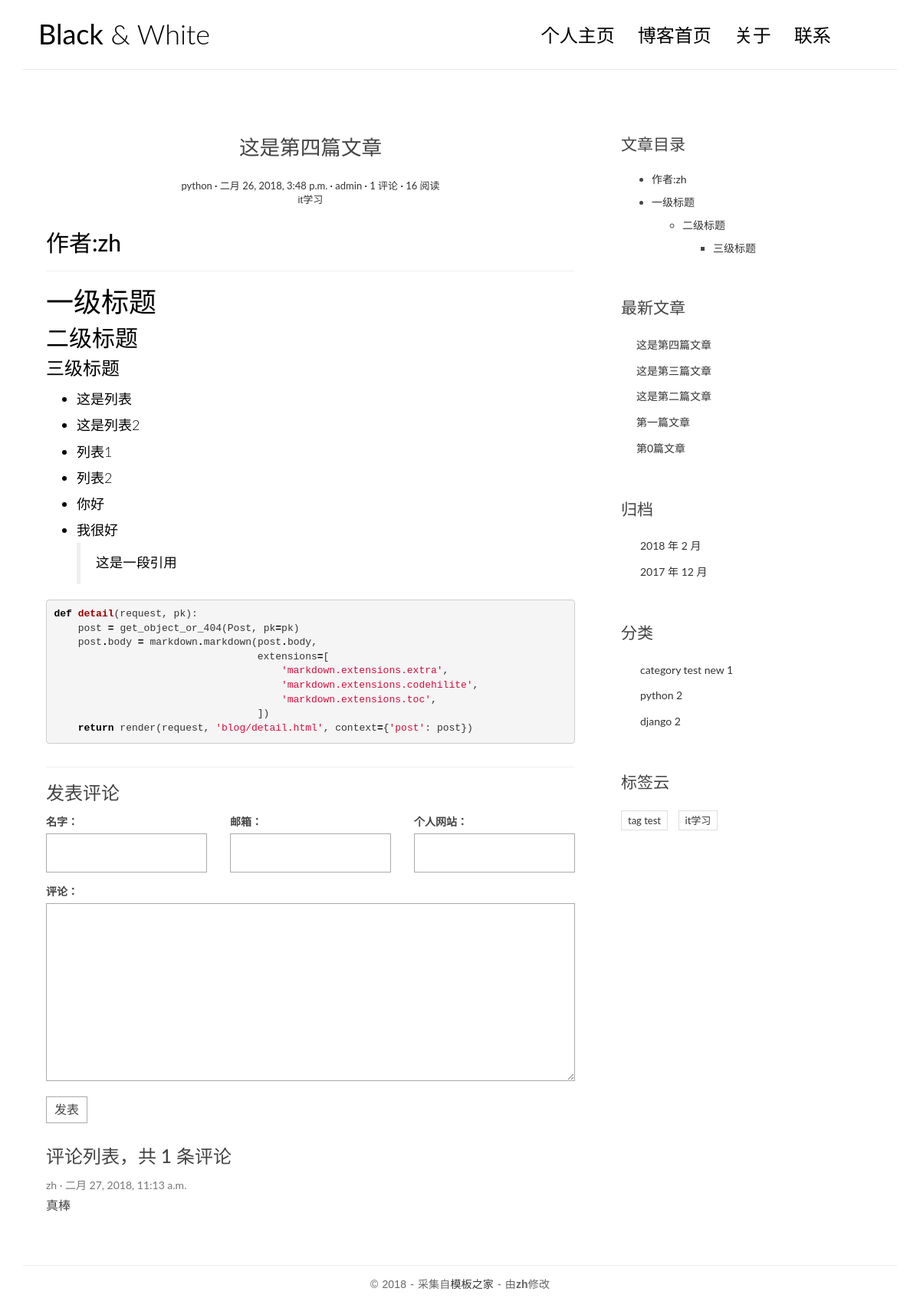
/post/5/, run on the app's committed database.
### blog/models.py (models this page shows, shortened)
class Post(models.Model):
    title = models.CharField(max_length=70)
    body = models.TextField()
    created_time = models.DateTimeField()
    modified_time = models.DateTimeField()
    excerpt = models.CharField(max_length=200, blank=True)#文章摘要
    category = models.ForeignKey(Category)
    tags = models.ManyToManyField(Tag, blank=True)
    author = models.ForeignKey(User)
    views = models.PositiveIntegerField(default=0)
    class Meta:
        ordering = ['-created_time']
    def increase_views(self):
        self.views += 1
        self.save(update_fields=['views'])
    def save(self, *args, **kwargs):
        if not self.excerpt:
            md = markdown.Markdown(extensions=[
                'markdown.extensions.extra',
                'markdown.extensions.codehilite',
            ])
            self.excerpt = strip_tags(md.convert(self.body))[:50]
        super(Post, self).save(*args, **kwargs)

class Category(models.Model):
    name = models.CharField(max_length=100)

class Tag(models.Model):
    name = models.CharField(max_length=100)

### comments/models.py (models this page shows, shortened)
class Comment(models.Model):
    name = models.CharField(max_length=20)
    email = models.EmailField(max_length=200)
    url = models.URLField(blank=True)
    text = models.TextField()
    created_time = models.DateTimeField(auto_now_add=True)
    post = models.ForeignKey('blog.Post')

### blog/views.py (the view)
# urls.py: url(r'^post/(?P<pk>[0-9]+)/$', views.PostDetailView.as_view(), name='detail'),
class PostDetailView(DetailView):
    model = Post
    template_name = 'blog/detail.html'
    context_object_name = 'post'
    def get(self, request, *args, **kwargs):
        response = super(PostDetailView, self).get(request, *args, **kwargs)
        self.object.increase_views()
        return response
    def get_object(self, queryset=None):
        post = super(PostDetailView, self).get_object(queryset=None)
        md = markdown.Markdown(extensions=[
                                          'markdown.extensions.extra',
                                          'markdown.extensions.codehilite',
                                          TocExtension(slugify=slugify),
                                      ])
        post.body = md.convert(post.body)
        post.toc = md.toc
        return post
    def get_context_data(self, **kwargs):
        context= super(PostDetailView, self).get_context_data(**kwargs)
        form = CommentForm()
        comment_list = self.object.comment_set.all()
        context.update({
            'form': form,
            'comment_list': comment_list,
        })
        return context

### comments/forms.py
class CommentForm(forms.ModelForm):
    class Meta:
        model = Comment
        fields = ['name', 'email', 'url', 'text']

### blog/templatetags/blog_tags.py (called while the page is built)
@register.simple_tag
def get_recent_posts(num=5):
    return Post.objects.all()[:num]

@register.simple_tag
def archives():
    return Post.objects.dates('created_time', 'month', order='DESC')

@register.simple_tag
def get_categories():
    return Category.objects.all()

@register.simple_tag
def get_tags():
    return Tag.objects.all()

### templates/blog/detail.html (shortened to what this page needs)
{% extends "base.html" %}
{% block main %}
    <article class="post post-{{ post.pk }}">
        <header class="entry-header">
            <h1 class="entry-title">{{ post.title }}</h1>
            <div class="entry-meta">
                <span class="post-category"><a href="{% url 'blog:category' post.category.pk %}">{{ post.category.name }}</a></span>
                <span class="post-date"><a href="{% url 'blog:archives' post.created_time.year post.created_time.month %}"><time class="entry-date"
                                                          datetime="{{ post.created_time }}">{{ post.created_time }}</time></a></span>
                <span class="post-author"><a href="#">{{ post.author }}</a></span>
                <span class="comments-link"><a href="{% url 'comments:post_comment' post.pk %}">{{ post.comment_set.count }} 评论</a></span>
                <span class="views-count"><a href="{% url 'blog:detail' post.pk %}">{{ post.views }} 阅读</a></span>
                <p class="post-tag">
                    {% for tag in post.tags.all %}
                    <span><a href="{% url 'blog:tag' tag.pk %}">{{ tag.name }}</a></span>
                    {% endfor %}
                </p>
            </div>
        </header>
        <div class="entry-content clearfix">
            {{ post.body|safe }}
        </div>
    </article>
    <section class="comment-area" id="comment-area">
        <hr>
        <h3>发表评论</h3>
        <form action="{% url 'comments:post_comment' post.pk %}" method="post" class="comment-form">
            <div class="row">
                <div class="col-md-4">
                    <label for="{{ form.name.id_for_label }}">名字：</label>
                    {{ form.name }}
                </div>
                <div class="col-md-4">
                    <label for="{{ form.email.id_for_label }}">邮箱：</label>
                    {{ form.email }}
                </div>
                <div class="col-md-4">
                    <label for="{{ form.url.id_for_label }}">个人网站：</label>
                    {{ form.url }}
                </div>
                <div class="col-md-12">
                    <label for="{{ form.text.id_for_label }}">评论：</label>
                    {{ form.text }}
                    <button type="submit" class="comment-btn">发表</button>
                </div>
            </div>
        </form>
        <div class="comment-list-panel">
            <h3>评论列表，共 <span>{{ post.comment_set.count }}</span> 条评论</h3>
            <ul class="comment-list list-unstyled">
                {% for comment in comment_list %}
                <li class="comment-item">
                    <span class="nickname">{{ comment.name }}</span>
                    <time class="submit-date">{{ comment.created_time }}</time>
                    <div class="text">
                        {{ comment.text }}
                    </div>
                </li>
                {% empty %}
                暂无评论
                {% endfor %}
            </ul>
        </div>
    </section>
{% endblock %}
{% block toc %}
    <div class="widget widget-content">
        <h3 class="widget-title">文章目录</h3>
        {{ post.toc|safe }}
    </div>
{% endblock %}

### templates/base.html (shortened to what this page needs)
{% load staticfiles %}
{% load blog_tags %}
<!DOCTYPE html>
<html>
<head>
    <link rel="stylesheet" href="{% static 'blog/css/bootstrap.min.css' %}">
    <link rel="stylesheet" href="http://code.ionicframework.com/ionicons/2.0.1/css/ionicons.min.css">
    <link rel="stylesheet" href="{% static 'blog/css/pace.css' %}">
    <link rel="stylesheet" href="{% static 'blog/css/custom.css' %}">
    <link rel="stylesheet" href="{% static 'blog/css/highlights/github.css' %}">
</head>
<body>
<div class="container">
    <header id="site-header">
        <div class="row">
            <div class="col-md-4 col-sm-5 col-xs-8">
                <div class="logo">
                    <h1><a href="{% url 'blog:index' %}"><b>Black</b> &amp; White</a></h1>
                </div>
            </div>
            <div class="col-md-8 col-sm-7 col-xs-4">
                <nav class="main-nav" role="navigation">
                    <div class="collapse navbar-collapse" id="bs-example-navbar-collapse-1">
                        <ul class="nav navbar-nav navbar-right">
                            <li class="cl-effect-11"><a href="#" data-hover="个人主页">个人主页</a></li>
                            <li class="cl-effect-11"><a href="{% url 'blog:index' %}" data-hover="博客首页">博客首页</a></li>
                            <li class="cl-effect-11"><a href="{% url 'blog:about' %}" data-hover="关于">关于</a></li>
                            <li class="cl-effect-11"><a href="{% url 'blog:about' %}" data-hover="联系">联系</a></li>
                        </ul>
                    </div>
                </nav>
            </div>
        </div>
    </header>
</div>
<div class="content-body">
    <div class="container">
        <div class="row">
            <main class="col-md-8">
                {% block main %}
                {% endblock main %}
            </main>
            <aside class="col-md-4">
                {% block toc %}
                {% endblock %}
                <div class="widget widget-recent-posts">
                    <h3 class="widget-title">最新文章</h3>
                    {% get_recent_posts as recent_post_list %}
                    <ul>
                        {% for post in recent_post_list %}
                        <li>
                            <a href="{% url 'blog:detail' post.pk %}">{{ post.title }}</a>
                        </li>
                        {% empty %}
                        暂无文章!
                        {% endfor %}
                    </ul>
                </div>
                <div class="widget widget-archives">
                    <h3 class="widget-title">归档</h3>
                    {% archives as date_list %}
                    <ul>
                        {% for date in date_list %}
                        <li>
                            <a href="{% url 'blog:archives' date.year date.month %}">{{ date.year }} 年 {{ date.month }} 月</a>
                        </li>
                        {% endfor %}
                    </ul>
                </div>
                <div class="widget widget-category">
                    <h3 class="widget-title">分类</h3>
                    {% get_categories as category_list %}
                    <ul>
                        {% for category in category_list %}
                        <li>
                            <a href="{% url 'blog:category' category.pk %}">{{ category.name }} <span class="post-count">{{ category.post_set.count }}</span></a>
                        </li>
                        {% empty %}
                        暂无分类!
                        {% endfor %}
                    </ul>
                </div>
                <div class="widget widget-tag-cloud">
                    <h3 class="widget-title">标签云</h3>
                    {% get_tags as tag_list %}
                    <ul>
                        {% for tag in tag_list %}
                        <li>
                            <a href="{% url 'blog:tag' tag.pk %}">{{ tag.name }}</a>
                        </li>
                        {% empty %}
                        暂无标签!
                        {% endfor %}
                    </ul>
                </div>
            </aside>
        </div>
    </div>
</div>
<footer id="site-footer">
    <div class="container">
        <div class="row">
            <div class="col-md-12">
                <p class="copyright">&copy 2018 - 采集自<a href="http://www.cssmoban.com/"
                                                        target="_blank" >模板之家</a>
                    - 由<strong>zh</strong></a>修改
                </p>
            </div>
        </div>
    </div>
</footer>
</body>
</html>

### blog/static/blog/css/custom.css (style rules this page uses)
* { outline: none; }
h1, h2, h3, h4, h5, h6 { margin-top: 0; }
b { font-weight: 400; }
a { color: #333; }
body { color: #444; font-family: 'Lato', sans-serif; }
p { font-family: 'Ubuntu', sans-serif; font-weight: 400; word-spacing: 1px; letter-spacing: 0.01em; }
#site-header { background-color: #FFF; padding: 25px 20px; margin-bottom: 40px; border-bottom: 1px solid #e7e7e7; }
.logo h1 a { color: #000; }
.logo h1 { margin: 0; font-family: 'Lato', sans-serif; font-weight: 300; }
.main-nav { margin-top: 11px; max-width: 95%; }
.main-nav a { color: #000000 !important; padding: 0 0 5px 0 !important; margin-right: 30px; font-family: 'Lato', sans-serif; font-weight: 300; font-size: 24px; }
.cl-effect-11 a { padding: 10px 0; color: #0972b4; text-shadow: none; }
.cl-effect-11 a::before { position: absolute; top: 0; left: 0; overflow: hidden; padding: 0 0 5px 0 !important; max-width: 0; border-bottom: 1px solid #000; color: #000; content: attr(data-hover); white-space: nowrap; -webkit-transition: max-width 0.5s; -moz-transition: max-width 0.5s; transition: max-width 0.5s; }
.content-body { padding-bottom: 4em; }
.post { background: #fff; padding: 30px 30px 0; }
.entry-title { text-align: center; font-size: 1.9em; margin-bottom: 20px; line-height: 1.6; padding: 10px 20px 0; }
.entry-meta { text-align: center; color: #DDDDDD; font-size: 13px; margin-bottom: 30px; }
.entry-content { font-size: 18px; line-height: 1.9; font-weight: 300; color: #000; }
.post-category::after, .post-date::after, .post-author::after, .comments-link::after { content: ' ·'; color: #000; }
.widget { background: #fff; padding: 30px 0 0; }
.widget-title { font-size: 1.5em; margin-bottom: 20px; line-height: 1.6; padding: 10px 0 0; font-weight: 400; }
.widget-recent-posts ul { padding: 0; margin: 0; padding-left: 20px; }
.widget-recent-posts ul li { list-style-type: none; position: relative; line-height: 170%; margin-bottom: 10px; }
.widget-recent-posts ul li::before { content: '\f3d3'; font-family: "Ionicons"; position: absolute; left: -17px; top: 3px; font-size: 16px; color: #000; }
.widget-archives ul { padding: 0; margin: 0; padding-left: 25px; }
.widget-archives ul li { list-style-type: none; position: relative; line-height: 170%; margin-bottom: 10px; }
.widget-archives ul li::before { content: '\f3f3'; font-family: "Ionicons"; position: absolute; left: -25px; top: 1px; font-size: 16px; color: #000; }
.widget-category ul { padding: 0; margin: 0; padding-left: 25px; }
.widget-category ul li { list-style-type: none; position: relative; line-height: 170%; margin-bottom: 10px; }
.widget-category ul li::before { content: '\f3fe'; font-family: "Ionicons"; position: absolute; left: -25px; top: 1px; font-size: 18px; color: #000; }
.widget-tag-cloud ul { padding: 0; margin: 0; margin-right: -10px; }
.widget-tag-cloud ul li { list-style-type: none; font-size: 13px; display: inline-block; margin-right: 10px; margin-bottom: 10px; padding: 3px 8px; border: 1px solid #ddd; }
.widget-content ul ul { margin-top: 10px; }
.widget-content ul li { margin-bottom: 10px; }
#site-footer { padding-top: 10px; padding: 0 0 1.5em 0; }
.copyright { text-align: center; padding-top: 1em; margin: 0; border-top: 1px solid #eee; color: #666; }
.contact-form input, .comment-form input { border: 1px solid #aaa; margin-bottom: 15px; width: 100%; padding: 15px 15px; font-size: 16px; line-height: 100%; transition: 0.4s border-color linear; }
.contact-form textarea, .comment-form textarea { border: 1px solid #aaa; margin-bottom: 15px; width: 100%; padding: 15px 15px; font-size: 16px; line-height: 20px !important; min-height: 183px; transition: 0.4s border-color linear; }
.comment-area { padding: 0 30px 0; }
.comment-form { margin-top: 15px; }
.comment-form .comment-btn { background-color: #fff; border: 1px solid #aaa; font-size: 16px; padding: 5px 10px; }
.comment-list-panel { margin-top: 30px; }
.comment-list { margin-top: 15px; }
.comment-item .nickname, .comment-item .submit-date { color: #777; font-size: 14px; }
.comment-item .nickname:after { content: ' ·'; }
.comment-item .text { padding-top: 5px; font-size: 16px; }

### blog/static/blog/css/highlights/github.css (style rules this page uses)
.codehilite .k { color: #000000; font-weight: bold }
.codehilite .o { color: #000000; font-weight: bold }
.codehilite .nf { color: #990000; font-weight: bold }
.codehilite .w { color: #bbbbbb }
.codehilite .s1 { color: #d01040 }

### data on the page
Post: title "这是第四篇文章", category.name "python", created_time "二月 26, 2018, 3:48 p.m.", author "admin", comment_set.count "1", views "16", body "作者:zh 一级标题 二级标题 三级标题 这是列表 这是列表2 列表1 列表2 你好 我很好 这是一段引用 def detail ( request , pk ): post = get_object_or_404 ( Post , pk = pk ) post . body = markdown . markdown ( post . body , extensions = [ 'markdown.extensions.extra' , 'markdown.extensions.codehilite' , 'markdown.extensions.toc' , ]) return render ( request , 'blog/detail.html' , context = { 'post' : post })", toc "作者:zh 一级标题 二级标题 三级标题"
Tag: name "it学习"
Comment: name "zh", created_time "二月 27, 2018, 11:13 a.m.", text "真棒"
Post: title "这是第三篇文章"
Post: title "这是第二篇文章"
Post: title "第一篇文章"
Post: title "第0篇文章"
Category: name "category test new", post_set.count "1"
Category: name "python", post_set.count "2"
Category: name "django", post_set.count "2"
Tag: name "tag test"

### other printed values
{{ date.year }} "2018" "2017"
{{ date.month }} "2" "12"
